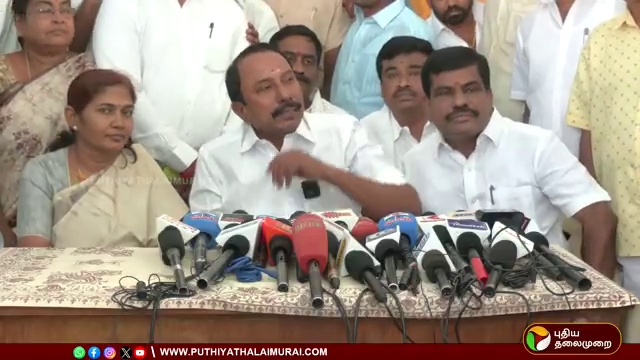
#> input picture sentinel/temp_frame.jpg, 640 x 360 px
$ python -i preprocess.py   (imports and definitions only)
#> lines starting #> are read from the running program, lines starting #| are printed output that depends on the picture
#> further down, picture is the input picture: shape (360, 640, 3); mean B, G, R 134.9, 146.1, 159.5
# analysis_pipeline/preprocess.py
import cv2
import numpy as np
from skimage import transform as trans

ARCFACE_DST = np.array([
    [38.2946, 51.6963], [73.5318, 51.5014],
    [56.0252, 71.7366], [41.5493, 92.3655],
    [70.7299, 92.2041]], dtype=np.float32)

def canonical_align_and_blob(image_bgr, landmarks=None, target_size=(112,112)):
    """
    Returns (blob, aligned_rgb_uint8)
    - blob: np.float32 shaped (1,3,H,W) with pixel range 0..255 (float32), contiguous
    - aligned_rgb_uint8: HWC uint8 RGB image
    landmarks: dict with keys left_eye,right_eye,nose,mouth_left,mouth_right (absolute coords)
    """
#> called with target_size = (112, 112)
    H, W = target_size
    if landmarks:
        src = np.array([
            landmarks['left_eye'],
            landmarks['right_eye'],
            landmarks['nose'],
            landmarks['mouth_left'],
            landmarks['mouth_right']], dtype=np.float32)
        try:
            tform = trans.SimilarityTransform()
            tform.estimate(src, ARCFACE_DST)
            M = tform.params[0:2, :]
            aligned = cv2.warpAffine(image_bgr, M, (W, H), borderValue=0)
        except Exception:
            aligned = cv2.resize(image_bgr, (W, H), interpolation=cv2.INTER_LINEAR)
    else:
        aligned = cv2.resize(image_bgr, (W, H), interpolation=cv2.INTER_LINEAR)
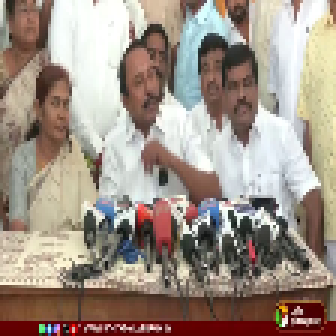
#> aligned: shape (112, 112, 3) (shown 3 times larger); mean B, G, R 135, 146.3, 159.7

    # BGR -> RGB uint8
    try:
        aligned_rgb = cv2.cvtColor(aligned, cv2.COLOR_BGR2RGB)
    except Exception:
        aligned_rgb = aligned

    # Build blob (1,3,H,W) float32 but keep 0..255 range
    blob = aligned_rgb.astype(np.float32)
    blob = np.transpose(blob, (2, 0, 1))[None, ...]  # (1,3,H,W)
    blob = np.ascontiguousarray(blob, dtype=np.float32)
    return blob, aligned_rgb

>>> import cv2
>>> picture = cv2.imread('../temp_frame.jpg')
>>> result = canonical_align_and_blob(picture)
